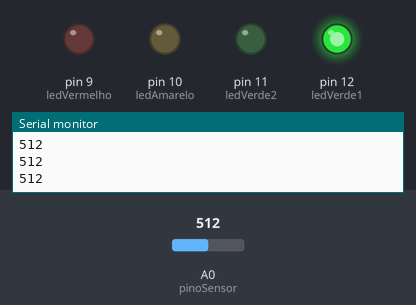
A sketch run on a simulated Arduino Uno, built with avr-gcc and run on an emulated ATmega328P. Shown: output pins drawn as LEDs (lit = HIGH), the last lines printed to the serial monitor. The inputs (shaded band) are chosen by the test bench; at power-on: A0 (pinoSensor) = 512.

Above: at 1.2 s.
1.3 s: A0 (pinoSensor) set to 627
2.8 s: A0 (pinoSensor) set to 648
At 3.2 s:
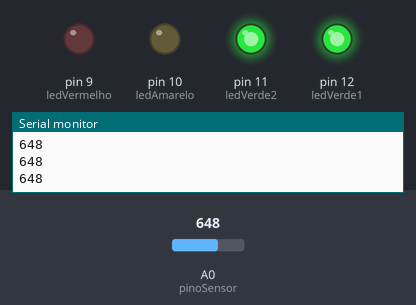
4.3 s: A0 (pinoSensor) set to 758
5.8 s: A0 (pinoSensor) set to 776
At 6.7 s:
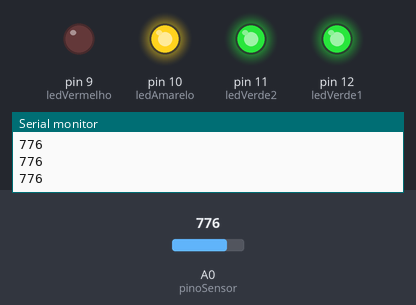
7.3 s: A0 (pinoSensor) set to 878
8.8 s: A0 (pinoSensor) set to 914
At 10.2 s:
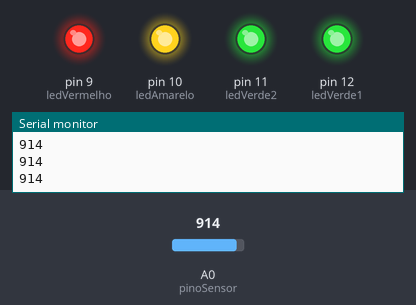
Timing chart, 0 to 11.3 s (numbered marks = the images above; inputs shaded):
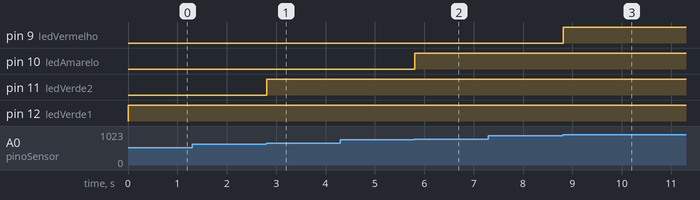

The sketch:

projeto-001.ino
```cpp
int ledVerde1 = 12;
int ledVerde2 = 11;
int ledAmarelo = 10;
int ledVermelho = 9;
int pinoSensor = A0;
int valorSensor = 0;

void setup() {
  pinMode(ledVerde1, OUTPUT);
  pinMode(ledVerde2, OUTPUT);
  pinMode(ledAmarelo, OUTPUT);
  pinMode(ledVermelho, OUTPUT);
  pinMode(pinoSensor, INPUT);
  Serial.begin(9600);

}

void loop() {
    valorSensor = analogRead(pinoSensor);
    Serial.println(valorSensor);
    if(valorSensor < 640){
      digitalWrite(ledVerde1, HIGH);
      digitalWrite(ledVerde2, LOW);
      digitalWrite(ledAmarelo, LOW);
      digitalWrite(ledVermelho, LOW);
    }
    if(valorSensor >=640 & valorSensor < 768){
      digitalWrite(ledVerde1, HIGH);
      digitalWrite(ledVerde2, HIGH);
      digitalWrite(ledAmarelo, LOW);
      digitalWrite(ledVermelho, LOW);
    }
    if(valorSensor >= 768 & valorSensor < 896){
      digitalWrite(ledVerde1, HIGH);
      digitalWrite(ledVerde2, HIGH);
      digitalWrite(ledAmarelo, HIGH);
      digitalWrite(ledVermelho, LOW);
    }
    if (valorSensor >= 896) {
      digitalWrite(ledVerde1, HIGH);
      digitalWrite(ledVerde2, HIGH);
      digitalWrite(ledAmarelo, HIGH);
      digitalWrite(ledVermelho, HIGH);
    }
}
```

Measured:
- the behaviour switches between 639 and 640 on A0 (pinoSensor) (found by bisection; images 0 and 1)
- the behaviour switches between 767 and 768 on A0 (pinoSensor) (found by bisection; images 1 and 2)
- the behaviour switches between 895 and 896 on A0 (pinoSensor) (found by bisection; images 2 and 3)
- after the input at 2.8 s, pin 11 (ledVerde2): LOW → HIGH at once
- after the input at 5.8 s, pin 10 (ledAmarelo): LOW → HIGH at once
- after the input at 8.8 s, pin 9 (ledVermelho): LOW → HIGH at once
